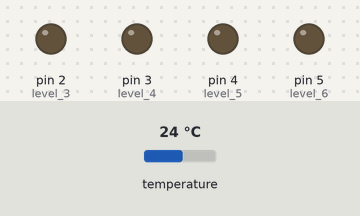
Bench run of a sketch on a simulated Arduino Uno, built with avr-gcc and run on an emulated ATmega328P. Shown: output pins drawn as LEDs (lit = HIGH). The test bench sets the inputs (shaded band); at power-on: temperature 24 °C. Pins used as bus, display or sensor lines are not drawn; what the sketch prints to the serial monitor is not drawn.

Above: at 1.9 s.
2.0 s: temperature set to 29.3 °C
3.5 s: temperature set to 30.8 °C
At 4.8 s:
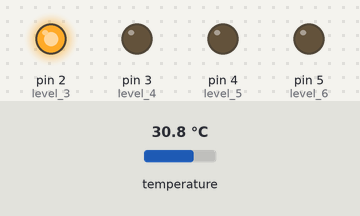
5.9 s: temperature set to 31.5 °C
At 7.5 s:
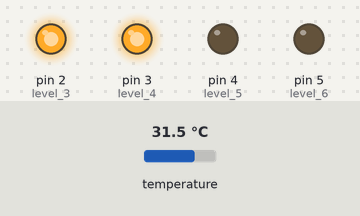
8.0 s: temperature set to 32.5 °C
At 9.1 s:
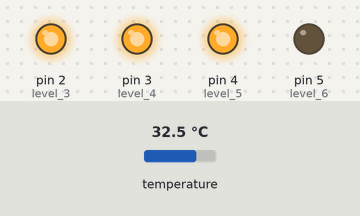
10.2 s: temperature set to 41 °C
At 11.8 s:
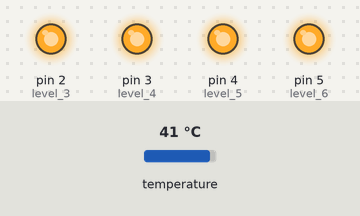
12.3 s: temperature set to 12 °C
At 14.5 s:
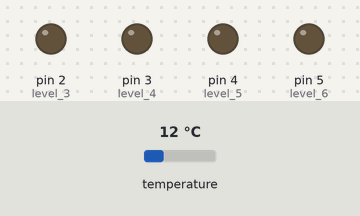
Timing chart, 0 to 15.5 s (numbered marks = the images above; inputs shaded):
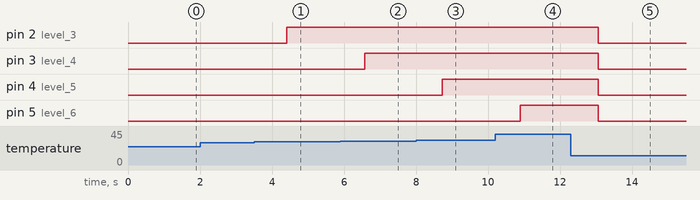

Measured:
- the behaviour switches between 30 and 30.1 °C on temperature (found by bisection; images 0 and 1)
- the behaviour switches between 31 and 31.1 °C on temperature (found by bisection; images 1 and 2)
- the behaviour switches between 32 and 32.1 °C on temperature (found by bisection; images 2 and 3)
- after the input at 2.0 s, every drawn part: stays the same
- after the input at 3.5 s, pin 2 (level_3): LOW → HIGH after 0.91 s
- after the input at 5.9 s, pin 3 (level_4): LOW → HIGH after 0.67 s
- after the input at 8.0 s, pin 4 (level_5): LOW → HIGH after 0.73 s
- after the input at 10.2 s, pin 5 (level_6): LOW → HIGH after 0.70 s
- after the input at 12.3 s, pin 2 (level_3), pin 3 (level_4), pin 4 (level_5), pin 5 (level_6): HIGH → LOW after 0.76 s

The sketch:

Temperature_Reader.ino
```cpp
// (licence header left out)
 // Include neccessary files
#include <Wire.h>
#include "Adafruit_TMP117.h"
#include <Adafruit_Sensor.h>

Adafruit_TMP117 tmp117;

// Define IR pins
const int level_1 = 0; //27-27.71
const int level_2 = 1; //27.71 - 28.42
const int level_3 = 2; //28.42 - 29.13
const int level_4 = 3; //29.13 - 29.84
const int level_5 = 4; //29.84 - 30.55
const int level_6 = 5; //30.55 - 31.26
//const int level_7 = 15; //31.66 - 32
//const int level_8 = 15;

// Level array for the loop
const int level_pins[] = {level_1, level_2, level_3, level_4, level_5, level_6};
const int num_levels = sizeof(level_pins) / sizeof(level_pins[0]);

// Neccessary variables
float red;
float green;
float temperature;
int check_tmp_count = 0; // create a counter for checking whether TMP117 sensor sends data
bool success_tmp_state = false;
int dotCount = 0;


// Function to initialize TMP117 sensor
void initializeTMP117() {
  bool firstAttempt = true;

  while (!tmp117.begin()) {

    if (firstAttempt) {
      Serial.println("Failed to find TMP117 chip");
      firstAttempt = false;
      success_tmp_state = false;
      Serial.print("Trying to connect");
    } else {

      Serial.print(".");
      dotCount++;
      if (dotCount > 3) {
        dotCount = 1;
        Serial.print("\b\b\b"); // Clear the dots
      }
    }
    delay(1000); // Wait 1 second before retrying

  }

  if (success_tmp_state == false) {
    Serial.println();
    Serial.println("TMP117 Found!");
  }
  success_tmp_state = true;
}

// Function to Turn one IR Bulb
void lightingIRBulb() {
  int i = 0;

    // Turn on levels based on temperature condition
    while (temperature > 28 + i * 1 && i < num_levels) {
          digitalWrite(level_pins[i], HIGH);
          Serial.println(level_pins[i]);

        i++;
    }

    // Reset i for the next loop

    for (; i < num_levels; i++) {
        digitalWrite(level_pins[i], LOW);
        Serial.println(level_pins[i]);

    }
}


// Setup -------------------------------------------------------------
void setup(void) {
  Serial.begin(115200);
  // while (!Serial) delay(10);     // will pause Zero, Leonardo until serial console opens
  Serial.println("Adafruit TMP117 test!");

  // Initialize LED pins as outputs
  pinMode(level_1, OUTPUT);
  pinMode(level_2, OUTPUT);
  pinMode(level_3, OUTPUT);
  pinMode(level_4, OUTPUT);
  pinMode(level_5, OUTPUT);
  pinMode(level_6, OUTPUT);
  //pinMode(level_7, OUTPUT);


  // Try to initialize TMP117
  initializeTMP117();
}


// Loop ---------------------------------------------------------------
void loop() {

  sensors_event_t temp; // create an empty event to be filled
  tmp117.getEvent(&temp); //fill the empty event object with the current measurements
  temperature = temp.temperature;

  Serial.print("Temperature  "); Serial.print(temperature); Serial.println(" degrees C");
  Serial.println("");

  lightingIRBulb();

  // Checking whether data is received from the sensor it checks every 30 seconds continuously
  check_tmp_count++;
  if (check_tmp_count == 30) {
    initializeTMP117();
    check_tmp_count = 0;
  }


  delay(1000);
}
```
